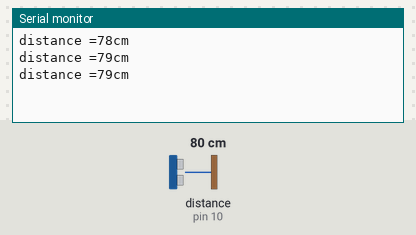
Bench run of a sketch on a simulated Arduino Uno, built with avr-gcc and run on an emulated ATmega328P. On the bench: the last lines printed to the serial monitor. Wiring (inferred from the names in the program): ultrasonic range finder: trigger pin 9; echo pin 10. The inputs (shaded band) are chosen by the test bench; at power-on: distance to the obstacle (sensor on pin 10) 80 cm. The echo pulse lasts 58.3 µs per cm.

Above: at 1.3 s.
1.4 s: distance to the obstacle (sensor on pin 10) set to 2 cm
At 1.9 s:
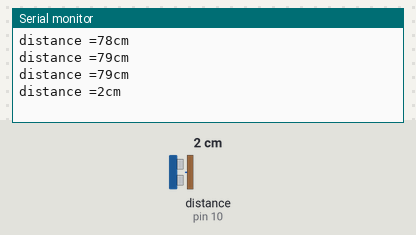
2.9 s: distance to the obstacle (sensor on pin 10) set to 4 cm
At 3.4 s:
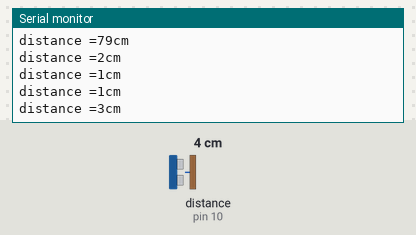
Timing chart, 0 to 5.9 s (numbered marks = the images above; inputs shaded):
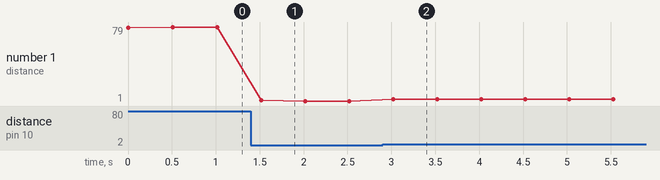

Measured:
- after the input at 1.4 s, the serial monitor: prints a new line after 0.12 s (image 1)
- after the input at 2.9 s, the serial monitor: prints a new line after 0.12 s (image 2)
- plotted number 1: 79 → 1 after the input at 1.4 s, 1 → 3 after the input at 2.9 s

The sketch:

fakhr.13.ino
```cpp
/*
     Ultrasonic Sensor HC-SR05/4 and Arduino
      by Hanie Kiani
   https://electropeak.com/learn
*/
long duration;
int distance;

const int trig = 9; //sets the trig pin 9
const int echo = 10;//sets the echo pin10


void setup() {
  pinMode(trig, OUTPUT); // Sets the trigPin as an Output
  pinMode(echo, INPUT); // Sets the echoPin as an Input
  Serial.begin(9600); // Starts the serial communication
}
void loop() {
  distance = calculateDistance();
  Serial.print("distance =");
  Serial.print(distance);
  Serial.println("cm");
  delay(500);


}
int calculateDistance() {

  digitalWrite(trig, LOW);
  delayMicroseconds(2);
  // Sets the trigPin on HIGH state for 10 micro seconds
  digitalWrite(trig, HIGH);
  delayMicroseconds(10);
  digitalWrite(trig, LOW);
  duration = pulseIn(echo, HIGH); // Reads the echoPin, returns the sound wave travel time in microseconds
  distance = duration * 0.034 / 2;
  return distance;
}
```
